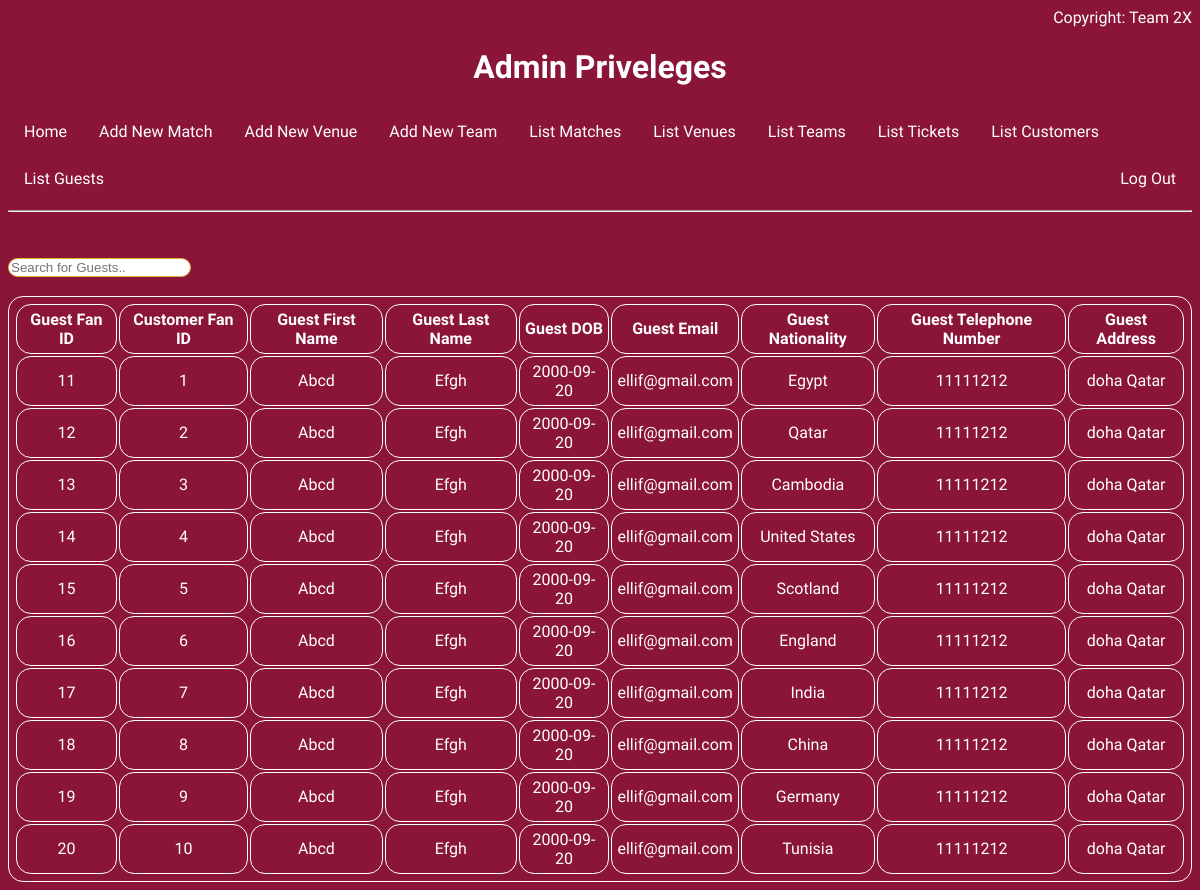
Page /admin/list_guest.php (signed in) on the committed database.
### tables this page shows
CREATE TABLE GUEST
(
  GuestFanID INT NOT NULL,
  GuestNationalty VARCHAR(255) NOT NULL,
  GuestDOB DATE NOT NULL,
  GuestFname VARCHAR(255) NOT NULL,
  GuestLname VARCHAR(255) NOT NULL,
  CustFanID INT NOT NULL,
  GuestTelNumber INT NOT NULL,
  GuestAddress VARCHAR(255) NOT NULL,
  GuestEmail VARCHAR(255) NOT NULL,
  PRIMARY KEY (GuestFanID),
  FOREIGN KEY (CustFanID) REFERENCES CUSTOMER(CustFanID) on update cascade on delete cascade
);

### admin/list_guest.php (the view, shortened to what this page needs)
<html>
<?php include('admin_home.php');
    ?>
    <body>
            <?php
                $servername = "dbproject5.org";
                $username = "Team2X_admin";
                $password = "Team2X_admin";
                $dbname = "Team2X_Project";
                $conn = new mysqli($servername, $username, $password, $dbname);
                $get_guest_sql = "select * from GUEST";
                $get_guest = $conn->query($get_guest_sql);
                if($get_guest->num_rows == 0)
                {
                    echo "There are no guest to display.";
                }
                else{
                    echo "<input type='text' id='myInput' onkeyup='myFunction()' placeholder='Search for Guests..' title='Type in a FanID'>";
                    echo "<br>";
                    echo "<br>";
                    echo "<table id='myTable'>";
                    echo "<tr>";
                    echo "<th>Guest Fan ID</th>";
                    echo "<th>Customer Fan ID</th>";
                    echo "<th>Guest First Name</th>";
                    echo "<th>Guest Last Name</th>";
                    echo "<th>Guest DOB</th>";
                    echo "<th>Guest Email</th>";
                    echo "<th>Guest Nationality</th>";
                    echo "<th>Guest Telephone Number</th>";
                    echo "<th>Guest Address</th>";
                    echo "</tr>";
                    while($get_guest_row = $get_guest->fetch_assoc()){
                        echo "<tr>";
                        echo "<td>" . $get_guest_row["GuestFanID"] . "</td>";
                        echo "<td>" . $get_guest_row["CustFanID"] . "</td>";
                        echo "<td>" . $get_guest_row["GuestFname"] . "</td>";
                        echo "<td>" . $get_guest_row["GuestLname"] . "</td>";
                        echo "<td>" . $get_guest_row["GuestDOB"] . "</td>";
                        echo "<td>" . $get_guest_row["GuestEmail"] . "</td>";
                        echo "<td>" . $get_guest_row["GuestNationalty"] . "</td>";
                        echo "<td>" . $get_guest_row["GuestTelNumber"] . "</td>";
                        echo "<td>" . $get_guest_row["GuestAddress"] . "</td>";
                        echo "</tr>";
                    }
                    echo "</table>";
                }
            ?>
    </body>
</html>

### admin/admin_home.php (style rules this page uses)
html { color: white; background-color: #8a1538; font-family: 'Quicksand', sans-serif; }
table,td,th { text-align:center; border: 1px white solid; border-radius: 15px; padding: 5px; }
input { border: 1px solid #e2b33a; border-radius: 15px; }

### rows in the picture
guest: GuestFanID "11", CustFanID "1", GuestFname "Abcd", GuestLname "Efgh", GuestDOB "2000-09-20", GuestEmail "ellif@gmail.com", GuestNationalty "Egypt", GuestTelNumber "11111212", GuestAddress "doha Qatar"
guest: GuestFanID "12", CustFanID "2", GuestFname "Abcd", GuestLname "Efgh", GuestDOB "2000-09-20", GuestEmail "ellif@gmail.com", GuestNationalty "Qatar", GuestTelNumber "11111212", GuestAddress "doha Qatar"
guest: GuestFanID "13", CustFanID "3", GuestFname "Abcd", GuestLname "Efgh", GuestDOB "2000-09-20", GuestEmail "ellif@gmail.com", GuestNationalty "Cambodia", GuestTelNumber "11111212", GuestAddress "doha Qatar"
guest: GuestFanID "14", CustFanID "4", GuestFname "Abcd", GuestLname "Efgh", GuestDOB "2000-09-20", GuestEmail "ellif@gmail.com", GuestNationalty "United States", GuestTelNumber "11111212", GuestAddress "doha Qatar"
guest: GuestFanID "15", CustFanID "5", GuestFname "Abcd", GuestLname "Efgh", GuestDOB "2000-09-20", GuestEmail "ellif@gmail.com", GuestNationalty "Scotland", GuestTelNumber "11111212", GuestAddress "doha Qatar"
guest: GuestFanID "16", CustFanID "6", GuestFname "Abcd", GuestLname "Efgh", GuestDOB "2000-09-20", GuestEmail "ellif@gmail.com", GuestNationalty "England", GuestTelNumber "11111212", GuestAddress "doha Qatar"
guest: GuestFanID "17", CustFanID "7", GuestFname "Abcd", GuestLname "Efgh", GuestDOB "2000-09-20", GuestEmail "ellif@gmail.com", GuestNationalty "India", GuestTelNumber "11111212", GuestAddress "doha Qatar"
guest: GuestFanID "18", CustFanID "8", GuestFname "Abcd", GuestLname "Efgh", GuestDOB "2000-09-20", GuestEmail "ellif@gmail.com", GuestNationalty "China", GuestTelNumber "11111212", GuestAddress "doha Qatar"
guest: GuestFanID "19", CustFanID "9", GuestFname "Abcd", GuestLname "Efgh", GuestDOB "2000-09-20", GuestEmail "ellif@gmail.com", GuestNationalty "Germany", GuestTelNumber "11111212", GuestAddress "doha Qatar"
guest: GuestFanID "20", CustFanID "10", GuestFname "Abcd", GuestLname "Efgh", GuestDOB "2000-09-20", GuestEmail "ellif@gmail.com", GuestNationalty "Tunisia", GuestTelNumber "11111212", GuestAddress "doha Qatar"
